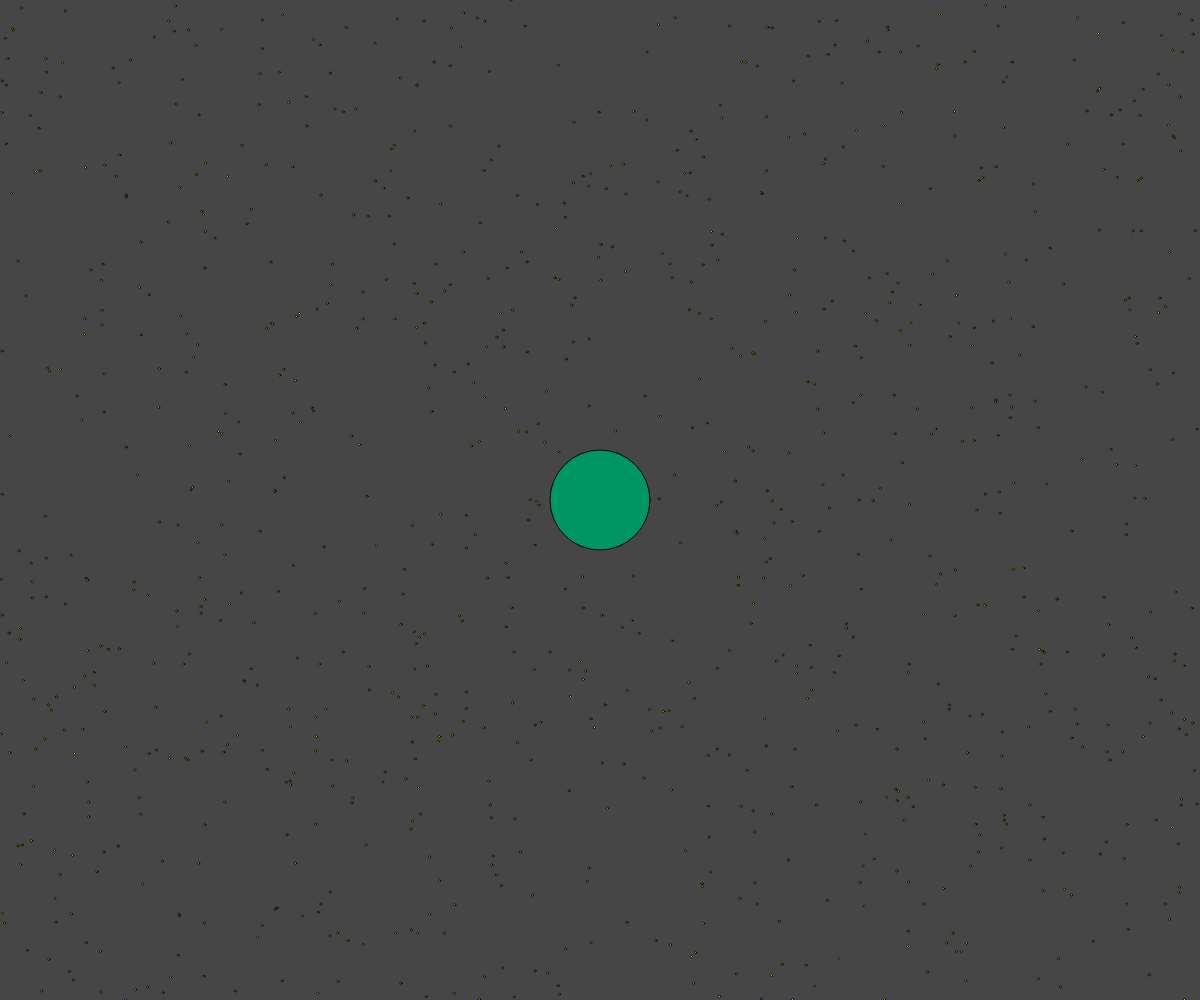
Frame 1 (no input)
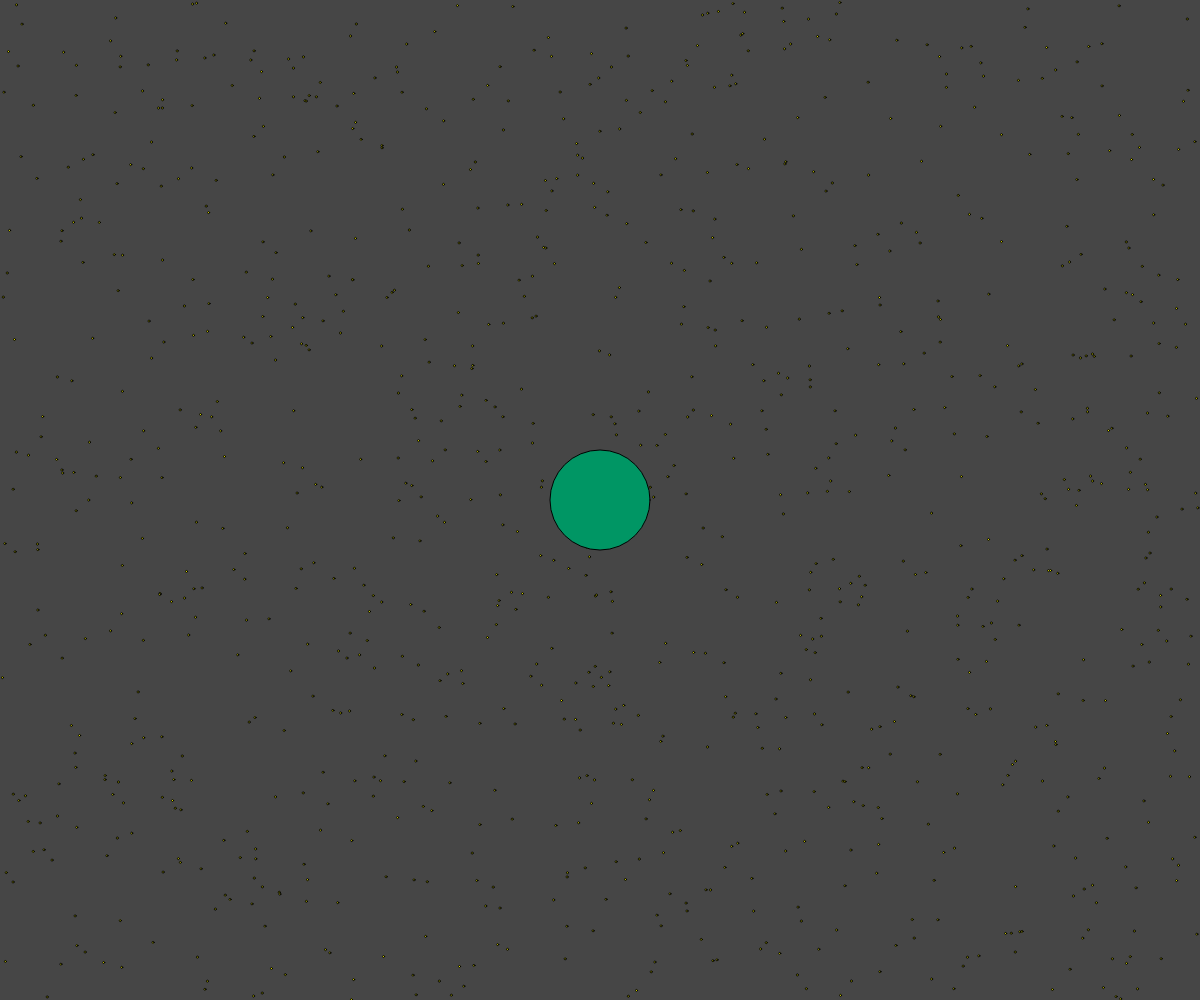
Frame 60 (no input)
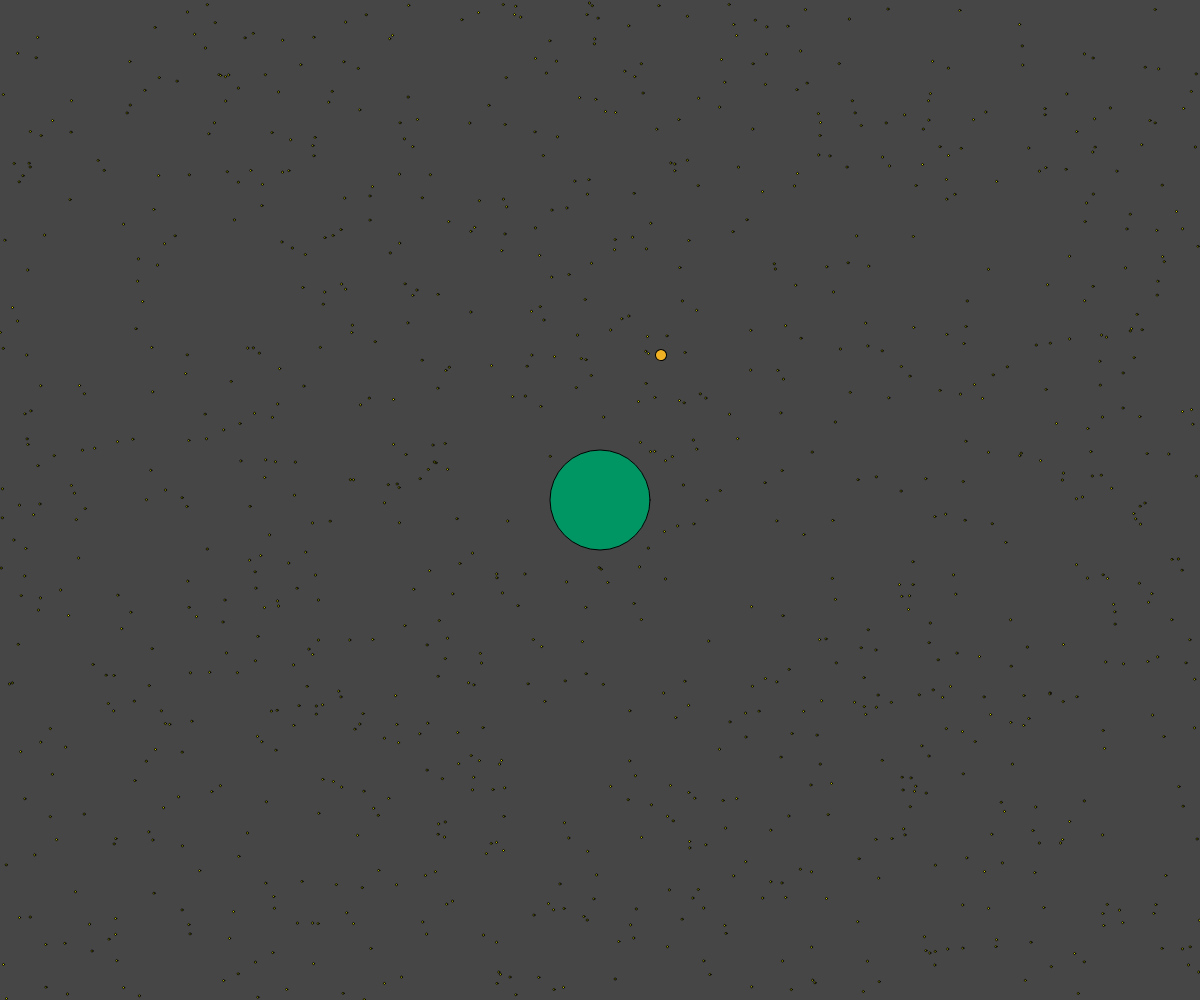
Frame 120 (the mouse pressed at the canvas centre since frame 60)

The p5.js sketch that drew these frames (run headless with seeded random() and noise() and a simulated clock; from frame 60 on, the mouse is pressed at the canvas centre):

// p5.js sketch
// ── sketch.js
// Planets and Moons
// Aamish
// Oct 17, 2025
// Objects within Objects
// Overwriting Objects, basic transform

// On-Your-Own Challenge. Try to Add:
//
// Add some style to the planet/moons (color, trail effect)
// Stars in the background → create Star class, use array
// Multiple Planets... which planet gets the moon
// or
// something cool you devise of your own

// Global Variables
let myPlanet;
let = seed = 1;

function setup() {
  createCanvas(windowWidth, windowHeight);
  randomSeed(seed);
  angleMode(DEGREES);
  myPlanet = new Planet(width/2, height/2);
  
}

function draw() {
  background(70);
  stars();
  myPlanet.display();
  
}

function stars(){
  for(let i = 0; i < 1000; i++){
    fill('yellow');
    circle(random(0, width), random(0, height), 2);
    seed++;
  }
}

function mousePressed(){
  //regular click → add a moon
  //shift click → destroy and reset the moon
  if (keyIsPressed && keyCode === SHIFT){
    myPlanet = new Planet(width/2, height/2);
  }
  else{
    myPlanet.createMoon();
    
  }
}

function keyPressed(){
  if(keyCode !== SHIFT){
    myPlanet.x = mouseX;
    myPlanet.y = mouseY; 
  }
}


class Planet{
  //constructor
  constructor(x,y){
    this.x = x;   this.y = y;  this.s = 100;
    this.moons = [];
  }

  //class methods

  createMoon(){
    this.moons.push(new Moon(this.x, this.y));
  }

  display(){
    fill(0, 150, 100);
    //draw the planet + all of its moons
    circle(this.x, this.y, this.s);

    //for the moons
    for (let m of this.moons){
      m.update(this.x, this.y);
    }
  }
}

class Moon{
  constructor(){
    this.speed = random(1,5);
    this.angle = 0;  this.orbitRadius = random(80,250);
    this.s = random(5,50);
    this.c = color(random(255), random(255), random(255));
  }

  display(x,y){
    push();
    fill(this.c);
    translate(x, y);
    rotate(this.angle);
    circle(this.orbitRadius, 0, this.s);
    pop();
  }

  move(){
    this.angle += this.speed;
  }

  update(x,y){
    // helper function to handle calling the
    // class methods internally
    this.move();
    this.display(x,y);
  }
}
